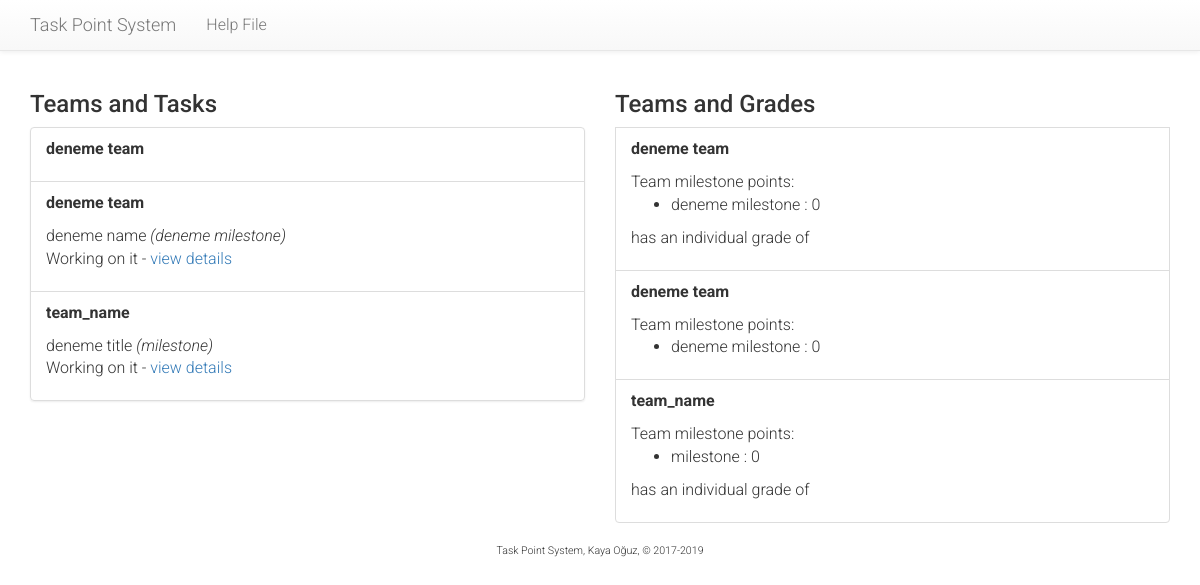
The page /tasks/view-all-teams/ (signed in) on the database as committed earlier.
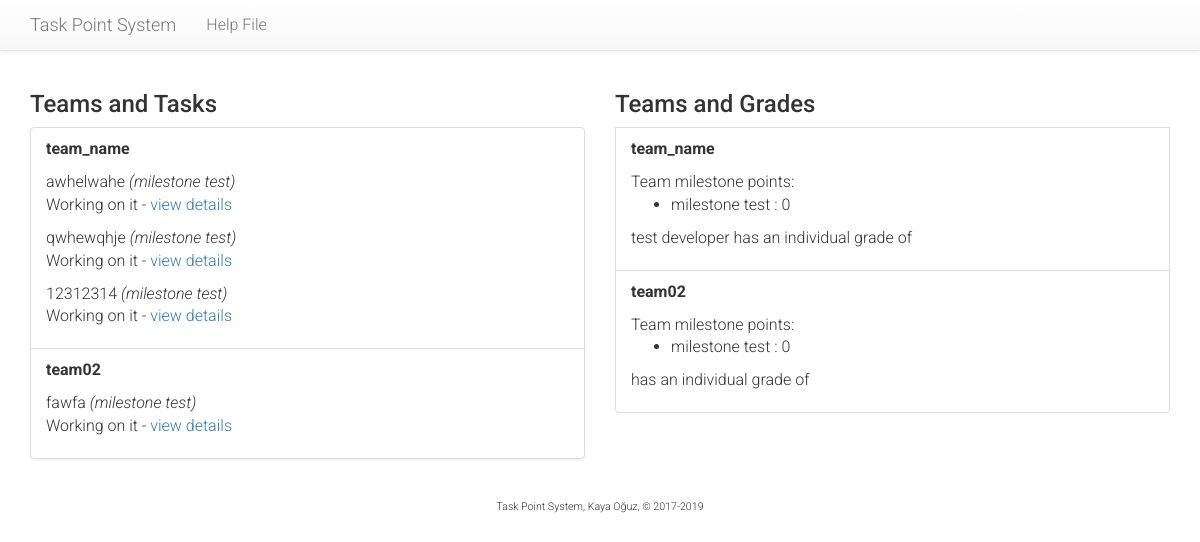
The same page on the database as committed later.
### tasks/models.py (models this page shows, shortened)
class Team(models.Model):
    course = models.ForeignKey(Course, on_delete=models.CASCADE)
    name = models.CharField("Team Name", max_length=128)
    github = models.CharField("Git Page", max_length=256, null=True)
    supervisor = models.ForeignKey(Supervisor, on_delete=models.SET_NULL, blank=True, null=True)
    team_size = models.PositiveSmallIntegerField("Team size", default=4, validators=[MaxValueValidator(99), MinValueValidator(1)])
    def get_all_task_points(self, m):
        p = 0
        for task in self.task_set.all().filter(milestone=m):
            p = p + task.get_points()
        return p
    def get_all_accepted_points(self, m):
        p = 0
        for task in self.task_set.all().filter(milestone=m):
            if task.status == 5:
                p = p + task.get_points()
        return p
    def get_milestone_list(self):
        milestone_list = {}
        for m in self.course.milestone_set.all():
            milestone_list[m.name] = self.get_team_grade(m)
        return milestone_list
    def get_team_grade(self, m):
        g = 0
        if self.get_all_task_points(m) > 0:
            g = round((self.get_all_accepted_points(m) / self.get_all_task_points(m)) * 100)
        return g

class Task(models.Model):
    PRIORITY = (
        (3, 'Urgent'),
        (2, 'Planned'),
        (1, 'Low'),
    )
    DIFFICULTY = (
        (3, 'Difficult'),
        (2, 'Normal'),
        (1, 'Easy'),
    )
    STATUS = (
        (1, "Waiting for approval"),
        (2, "Working on it"),
        (3, "Waiting for review"),
        (4, "Rejected"),
        (5, "Accepted"),
    )
    milestone = models.ForeignKey(Milestone, on_delete=models.CASCADE)
    creator = models.CharField("creator",max_length=256)#= models.ForeignKey(Supervisor, on_delete=models.SET_NULL, blank=True, null=True, related_name='creator')
    assignee = models.ForeignKey(
        Developer,
        on_delete=models.CASCADE,
        related_name='assignee',
        verbose_name="Assigned to"
    )
    team = models.ForeignKey(Team, on_delete=models.CASCADE)
    title = models.CharField("Brief task name", max_length=256)
    description = models.TextField("Description")
    due = models.DateField("Due Date", validators=[past_date_validator])
    date = models.DateTimeField("Created on", auto_now_add=True)
    completed = models.DateTimeField("Completed on", auto_now=True, blank=True, null=True)
    priority = models.PositiveSmallIntegerField("Priority", choices=PRIORITY, default=2)
    difficulty = models.PositiveSmallIntegerField("Difficulty", choices=DIFFICULTY, default=2)
    modifier = models.PositiveSmallIntegerField(
        "Modifier",
        default=3,
        validators=[MaxValueValidator(5), MinValueValidator(1)]
    )
    status = models.PositiveSmallIntegerField("Status", choices=STATUS, default=2)
    no_of_votes = models.PositiveSmallIntegerField("Number of Votes", default=0, validators=[MaxValueValidator(99), MinValueValidator(0)])
    valid = models.BooleanField("Is valid", default=False)
    def get_points(self):
        return (self.difficulty*self.priority)+self.modifier

class Milestone(models.Model):
    course = models.ForeignKey(Course, on_delete=models.CASCADE)
    name = models.CharField("Milestone", max_length=128)
    description = models.TextField("Milestone details")
    weight = models.PositiveSmallIntegerField(
        "Weight",
        default=10,
        validators=[MaxValueValidator(100), MinValueValidator(1)]
    )
    due = models.DateField("Due Date")

class Developer(models.Model):
    user = models.OneToOneField(User, on_delete=models.CASCADE)
    team = models.ForeignKey(Team, on_delete=models.SET_NULL, blank=True, null=True)
    def __str__(self):
        return self.get_name()
    def get_name(self):
        return self.user.first_name + " " + self.user.last_name

### tasks/views.py (the view)
@login_required
def view_all_teams(request):
    if not request.user.is_superuser:
        leave_site(request)
        return HttpResponseRedirect('/tasks/')
    context = {
        'page_title': 'All teams and their points',
        'teams': Team.objects.all(),
        'developers': Developer.objects.all(),
        'milestones': Milestone.objects.all(),
    }
    return render(request, 'tasks/view_all_teams.html', context)

### tasks/templates/tasks/view_all_teams.html (shortened to what this page needs)
{% extends "tasks/base.html" %}
{% block leftcontent %}
<h3>Teams and Tasks</h3>
<ul class="list-group">
{% for team in teams %}
  <li class="list-group-item">
    <p><b>{{ team.name }}</b></p>
    {% for t in team.task_set.all %}
      <p>{{ t.title }} <i>({{t.milestone.name}})</i><br />
        {{t.get_status_display}} - <a href="{% url 'tasks:view-task' t.id %}">view details</a></p>
    {% endfor %}
  </li>
{% endfor %}
</ul>
{% endblock %}
{% block rightcontent %}
<h3>Teams and Grades</h3>
{% for team in teams %}
  <li class="list-group-item">
    <p><b>{{ team.name }}</b></p>
    Team milestone points:
    <ul>
    {% for m, g in team.get_milestone_list.items %}
      <li> {{ m }} : {{ g }}</li>
    {% endfor %}
    </ul>
    {% for d in team.developer_set.all %}
      <p>{{ d }} has an individual grade of {{ d.getProjectGrade }}</p>
    {% endfor %}
  </li>
{% endfor %}
{% endblock %}

Rows that differ between the two databases and show on the page:
removed Team: name "deneme team", get_milestone_list "0"
removed Team: name "deneme team", get_milestone_list "0"
removed Task: title "deneme name", milestone.name "deneme milestone", status "Working on it", shown under "deneme team"
removed Task: title "deneme title", milestone.name "milestone", status "Working on it", shown under Team "team_name"
removed Milestone: get_milestone_list "deneme milestone" "deneme milestone"
removed Milestone: get_milestone_list "milestone"
added Task: title "awhelwahe", milestone.name "milestone test", status "Working on it", shown under Team "team_name"
added Task: title "qwhewqhje", milestone.name "milestone test", status "Working on it", shown under Team "team_name"
added Task: title "12312314", milestone.name "milestone test", status "Working on it", shown under Team "team_name"
added Team: name "team02", get_milestone_list "0"
added Task: title "fawfa", milestone.name "milestone test", status "Working on it", shown under "team02"
added Milestone: get_milestone_list "milestone test" "milestone test"
added Developer: user.last_name "test developer", shown under Team "team_name"
Other text that changed with them:
new list line: ": 0"
list line gone: ": 0"
